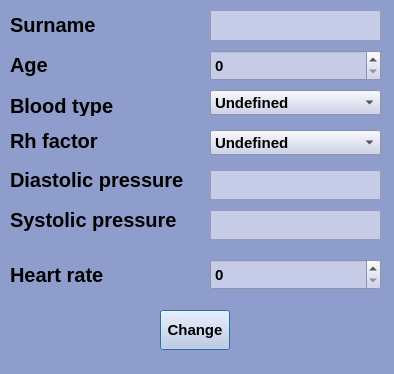
<?xml version="1.0" encoding="UTF-8"?>
<ui version="4.0">
 <class>EditPatient</class>
 <widget class="QDialog" name="EditPatient">
  <property name="geometry">
   <rect>
    <x>0</x>
    <y>0</y>
    <width>394</width>
    <height>374</height>
   </rect>
  </property>
  <property name="windowTitle">
   <string>Dialog</string>
  </property>
  <property name="styleSheet">
   <string notr="true">QWidget {
	background-color: #8E9DCC
}</string>
  </property>
  <widget class="QComboBox" name="bloodTypeCB">
   <property name="geometry">
    <rect>
     <x>210</x>
     <y>90</y>
     <width>171</width>
     <height>25</height>
    </rect>
   </property>
   <property name="styleSheet">
    <string notr="true">QComboBox {
    background-color: #C6CCE8;
    color: #000000;
    border-radius: 0.5em;
	font-family: 'Gogh';
	font-weight: 500;
	font-size: 15px;
}

QComboBox:hover {
    background-color: #A9B9E3;
	font-family: 'Gogh';
	font-weight: 500;
}
</string>
   </property>
   <item>
    <property name="text">
     <string>Undefined</string>
    </property>
   </item>
   <item>
    <property name="text">
     <string>I</string>
    </property>
   </item>
   <item>
    <property name="text">
     <string>II</string>
    </property>
   </item>
   <item>
    <property name="text">
     <string>III</string>
    </property>
   </item>
   <item>
    <property name="text">
     <string>IV</string>
    </property>
   </item>
  </widget>
  <widget class="QTextEdit" name="surnameTextEdit">
   <property name="geometry">
    <rect>
     <x>210</x>
     <y>10</y>
     <width>171</width>
     <height>31</height>
    </rect>
   </property>
   <property name="styleSheet">
    <string notr="true">QTextEdit {
    background-color: #C6CCE8;
    color: #000000;
    border-radius: 0.5em;
	font-family: 'Gogh';
	font-weight: 500;
	font-size: 15px;
}

QTextEdit:hover {
    background-color: #A9B9E3;
	font-family: 'Gogh';
	font-weight: 500;
}
</string>
   </property>
  </widget>
  <widget class="QTextEdit" name="lowerPressureTextEdit">
   <property name="geometry">
    <rect>
     <x>210</x>
     <y>210</y>
     <width>171</width>
     <height>30</height>
    </rect>
   </property>
   <property name="styleSheet">
    <string notr="true">QTextEdit {
    background-color: #C6CCE8;
    color: #000000;
    border-radius: 0.5em;
	font-family: 'Gogh';
	font-weight: 500;
	font-size: 15px;
}

QTextEdit:hover {
    background-color: #A9B9E3;
	font-family: 'Gogh';
	font-weight: 500;
}
</string>
   </property>
  </widget>
  <widget class="QLabel" name="ageLabel">
   <property name="geometry">
    <rect>
     <x>10</x>
     <y>50</y>
     <width>51</width>
     <height>30</height>
    </rect>
   </property>
   <property name="styleSheet">
    <string notr="true">color: #000000;
font-size: 20px;
font-family: &quot;Gogh&quot;;
font-weight: 500;</string>
   </property>
   <property name="text">
    <string>Age</string>
   </property>
  </widget>
  <widget class="QLabel" name="rhFactorLabel">
   <property name="geometry">
    <rect>
     <x>10</x>
     <y>130</y>
     <width>91</width>
     <height>21</height>
    </rect>
   </property>
   <property name="styleSheet">
    <string notr="true">color: #000000;
font-size: 20px;
font-family: &quot;Gogh&quot;;
font-weight: 500;</string>
   </property>
   <property name="text">
    <string>Rh factor</string>
   </property>
  </widget>
  <widget class="QPushButton" name="changeButton">
   <property name="geometry">
    <rect>
     <x>160</x>
     <y>310</y>
     <width>70</width>
     <height>40</height>
    </rect>
   </property>
   <property name="styleSheet">
    <string notr="true">QPushButton {
    background-color: #C6CCE8;
    color: #000000;
    border-radius: 0.5em;
	font-family: 'Gogh';
	font-weight: 500;
	font-size: 15px;
}
QPushButton:hover {
    background-color: #A9B9E3;
	font-family: 'Gogh';
	font-weight: 500;
}</string>
   </property>
   <property name="text">
    <string>Change</string>
   </property>
  </widget>
  <widget class="QTextEdit" name="upperPressureTextEdit">
   <property name="geometry">
    <rect>
     <x>210</x>
     <y>170</y>
     <width>171</width>
     <height>30</height>
    </rect>
   </property>
   <property name="styleSheet">
    <string notr="true">QTextEdit {
    background-color: #C6CCE8;
    color: #000000;
    border-radius: 0.5em;
	font-family: 'Gogh';
	font-weight: 500;
	font-size: 15px;
}

QTextEdit:hover {
    background-color: #A9B9E3;
	font-family: 'Gogh';
	font-weight: 500;
}
</string>
   </property>
  </widget>
  <widget class="QLabel" name="surnameLabel">
   <property name="geometry">
    <rect>
     <x>10</x>
     <y>10</y>
     <width>111</width>
     <height>30</height>
    </rect>
   </property>
   <property name="styleSheet">
    <string notr="true">color: #000000;
font-size: 20px;
font-family: &quot;Gogh&quot;;
font-weight: 500;</string>
   </property>
   <property name="text">
    <string>Surname</string>
   </property>
  </widget>
  <widget class="QLabel" name="pulseLabel">
   <property name="geometry">
    <rect>
     <x>10</x>
     <y>255</y>
     <width>101</width>
     <height>40</height>
    </rect>
   </property>
   <property name="styleSheet">
    <string notr="true">color: #000000;
font-size: 20px;
font-family: &quot;Gogh&quot;;
font-weight: 500;</string>
   </property>
   <property name="text">
    <string>Heart rate</string>
   </property>
  </widget>
  <widget class="QComboBox" name="rhFactorCB">
   <property name="geometry">
    <rect>
     <x>210</x>
     <y>130</y>
     <width>171</width>
     <height>25</height>
    </rect>
   </property>
   <property name="styleSheet">
    <string notr="true">QComboBox {
    background-color: #C6CCE8;
    color: #000000;
    border-radius: 0.5em;
	font-family: 'Gogh';
	font-weight: 500;
	font-size: 15px;
}

QComboBox:hover {
    background-color: #A9B9E3;
	font-family: 'Gogh';
	font-weight: 500;
}
</string>
   </property>
   <item>
    <property name="text">
     <string>Undefined</string>
    </property>
   </item>
   <item>
    <property name="text">
     <string>+</string>
    </property>
   </item>
   <item>
    <property name="text">
     <string>-</string>
    </property>
   </item>
  </widget>
  <widget class="QLabel" name="upperLabel">
   <property name="geometry">
    <rect>
     <x>10</x>
     <y>160</y>
     <width>181</width>
     <height>40</height>
    </rect>
   </property>
   <property name="styleSheet">
    <string notr="true">color: #000000;
font-size: 20px;
font-family: &quot;Gogh&quot;;
font-weight: 500;</string>
   </property>
   <property name="text">
    <string>Diastolic pressure</string>
   </property>
  </widget>
  <widget class="QSpinBox" name="pulseCB">
   <property name="geometry">
    <rect>
     <x>210</x>
     <y>259</y>
     <width>171</width>
     <height>31</height>
    </rect>
   </property>
   <property name="styleSheet">
    <string notr="true">QSpinBox {
    background-color: #C6CCE8;
    color: #000000;
    border-radius: 0.5em;
	font-family: 'Gogh';
	font-weight: 500;
	font-size: 15px;
}

QSpinBox:hover {
    background-color: #A9B9E3;
	font-family: 'Gogh';
	font-weight: 500;
}
</string>
   </property>
  </widget>
  <widget class="QLabel" name="bloodTypeLabel">
   <property name="geometry">
    <rect>
     <x>10</x>
     <y>95</y>
     <width>111</width>
     <height>21</height>
    </rect>
   </property>
   <property name="styleSheet">
    <string notr="true">color: #000000;
font-size: 20px;
font-family: &quot;Gogh&quot;;
font-weight: 500;</string>
   </property>
   <property name="text">
    <string>Blood type</string>
   </property>
  </widget>
  <widget class="QLabel" name="lowerLabel">
   <property name="geometry">
    <rect>
     <x>10</x>
     <y>200</y>
     <width>171</width>
     <height>40</height>
    </rect>
   </property>
   <property name="styleSheet">
    <string notr="true">color: #000000;
font-size: 20px;
font-family: &quot;Gogh&quot;;
font-weight: 500;</string>
   </property>
   <property name="text">
    <string>Systolic pressure</string>
   </property>
  </widget>
  <widget class="QSpinBox" name="ageSpinBox">
   <property name="geometry">
    <rect>
     <x>210</x>
     <y>50</y>
     <width>171</width>
     <height>31</height>
    </rect>
   </property>
   <property name="styleSheet">
    <string notr="true">QSpinBox {
    background-color: #C6CCE8;
    color: #000000;
    border-radius: 0.5em;
	font-family: 'Gogh';
	font-weight: 500;
	font-size: 15px;
}

QSpinBox:hover {
    background-color: #A9B9E3;
	font-family: 'Gogh';
	font-weight: 500;
}
</string>
   </property>
  </widget>
 </widget>
 <resources/>
 <connections/>
</ui>
